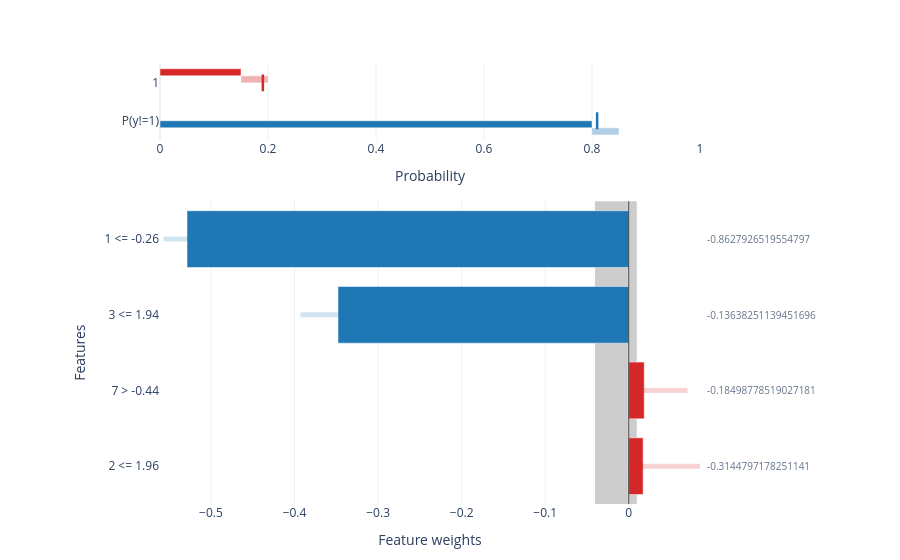

The notebook cell this image was saved under:
### Code cell
# CE's uncertainty=True maps to show_uncertainty=True inside this plugin
factual[0].plot(
    style="plotly.local.factual_bars",
    show=True,
    uncertainty=True,
);

### Figure 1 — Plotly figure (JSON) as saved in the notebook; plotly's stock layout.template omitted (floating-point values rounded to 4 significant figures)
{"data": [{"base": [0], "hovertemplate": "%{hovertext}<extra></extra>", "hovertext": ["1: 0.190476<br>Interval: [0.15, 0.2]"], "marker": {"color": "#d62728"}, "name": "solid: 1", "orientation": "h", "showlegend": false, "type": "bar", "x": [0.15], "xaxis": "x", "y": ["1"], "yaxis": "y"}, {"base": [0.15], "hoverinfo": "skip", "marker": {"color": "#d62728", "opacity": 0.35}, "name": "interval: 1", "orientation": "h", "showlegend": false, "type": "bar", "x": [0.05], "xaxis": "x", "y": ["1"], "yaxis": "y"}, {"hovertemplate": "%{hovertext}<extra></extra>", "hovertext": ["1: 0.190476<br>Interval: [0.15, 0.2]"], "marker": {"color": "#d62728", "line": {"color": "#d62728", "width": 2.5}, "size": 12, "symbol": "line-ns-open"}, "mode": "markers", "name": "marker: 1", "showlegend": false, "type": "scatter", "x": [0.1905], "xaxis": "x", "y": ["1"], "yaxis": "y"}, {"base": [0], "hovertemplate": "%{hovertext}<extra></extra>", "hovertext": ["P(y!=1): 0.809524<br>Interval: [0.8, 0.85]"], "marker": {"color": "#1f77b4"}, "name": "solid: P(y!=1)", "orientation": "h", "showlegend": false, "type": "bar", "x": [0.8], "xaxis": "x", "y": ["P(y!=1)"], "yaxis": "y"}, {"base": [0.8], "hoverinfo": "skip", "marker": {"color": "#1f77b4", "opacity": 0.35}, "name": "interval: P(y!=1)", "orientation": "h", "showlegend": false, "type": "bar", "x": [0.05], "xaxis": "x", "y": ["P(y!=1)"], "yaxis": "y"}, {"hovertemplate": "%{hovertext}<extra></extra>", "hovertext": ["P(y!=1): 0.809524<br>Interval: [0.8, 0.85]"], "marker": {"color": "#1f77b4", "line": {"color": "#1f77b4", "width": 2.5}, "size": 12, "symbol": "line-ns-open"}, "mode": "markers", "name": "marker: P(y!=1)", "showlegend": false, "type": "scatter", "x": [0.8095], "xaxis": "x", "y": ["P(y!=1)"], "yaxis": "y"}, {"hovertemplate": "%{hovertext}<extra></extra>", "hovertext": ["Rule: 1 <= -0.26<br>Feature: 1<br>Feature index: 1<br>Current value: -0.8627926519554797<br>Contribution: -0.528694<br>Contribution interval: [-0.556814, -0.512776]<br>Interval width: 0.0440379<br>Crosses zero: no<br>Prediction: 0.190476<br>Prediction interval: [0.15, 0.2]<br>Task: classification<br>Mode: classification", "Rule: 3 <= 1.94<br>Feature: 3<br>Feature index: 3<br>Current value: -0.13638251139451696<br>Contribution: -0.347985<br>Contribution interval: [-0.392857, -0.309524]<br>Interval width: 0.0833333<br>Crosses zero: no<br>Prediction: 0.190476<br>Prediction interval: [0.15, 0.2]<br>Task: classification<br>Mode: classification", "Rule: 7 > -0.44<br>Feature: 7<br>Feature index: 7<br>Current value: -0.18498778519027181<br>Contribution: +0.0184776<br>Contribution interval: [0.00768588, 0.0703008]<br>Interval width: 0.0626149<br>Crosses zero: no<br>Prediction: 0.190476<br>Prediction interval: [0.15, 0.2]<br>Task: classification<br>Mode: classification", "Rule: 2 <= 1.96<br>Feature: 2<br>Feature index: 2<br>Current value: -0.3144797178251141<br>Contribution: +0.0171668<br>Contribution interval: [0.002886, 0.085213]<br>Interval width: 0.082327<br>Crosses zero: no<br>Prediction: 0.190476<br>Prediction interval: [0.15, 0.2]<br>Task: classification<br>Mode: classification"], "marker": {"color": ["#1f77b4", "#1f77b4", "#d62728", "#d62728"]}, "name": "contribution", "orientation": "h", "type": "bar", "x": [-0.5287, -0.348, 0.01848, 0.01717], "xaxis": "x2", "y": ["1 <= -0.26", "3 <= 1.94", "7 > -0.44", "2 <= 1.96"], "yaxis": "y2"}, {"hoverinfo": "skip", "line": {"color": "rgba(31, 119, 180, 0.20)", "width": 5}, "mode": "lines", "name": "contribution interval", "showlegend": false, "type": "scatter", "x": [-0.5568, -0.5128, null, -0.3929, -0.3095, null], "xaxis": "x2", "y": ["1 <= -0.26", "1 <= -0.26", null, "3 <= 1.94", "3 <= 1.94", null], "yaxis": "y2"}, {"hoverinfo": "skip", "line": {"color": "rgba(214, 39, 40, 0.20)", "width": 5}, "mode": "lines", "name": "contribution interval", "showlegend": false, "type": "scatter", "x": [0.007686, 0.0703, null, 0.002886, 0.08521, null], "xaxis": "x2", "y": ["7 > -0.44", "7 > -0.44", null, "2 <= 1.96", "2 <= 1.96", null], "yaxis": "y2"}], "layout": {"annotations": [{"align": "left", "font": {"color": "#64748b", "size": 10}, "showarrow": false, "text": "-0.8627926519554797", "x": 1.01, "xanchor": "left", "xref": "paper", "y": "1 <= -0.26", "yref": "y2"}, {"align": "left", "font": {"color": "#64748b", "size": 10}, "showarrow": false, "text": "-0.13638251139451696", "x": 1.01, "xanchor": "left", "xref": "paper", "y": "3 <= 1.94", "yref": "y2"}, {"align": "left", "font": {"color": "#64748b", "size": 10}, "showarrow": false, "text": "-0.18498778519027181", "x": 1.01, "xanchor": "left", "xref": "paper", "y": "7 > -0.44", "yref": "y2"}, {"align": "left", "font": {"color": "#64748b", "size": 10}, "showarrow": false, "text": "-0.3144797178251141", "x": 1.01, "xanchor": "left", "xref": "paper", "y": "2 <= 1.96", "yref": "y2"}], "bargap": 0.25, "margin": {"b": 56, "l": 160, "r": 200, "t": 64}, "shapes": [{"fillcolor": "rgba(0,0,0,0.20)", "layer": "below", "line": {"width": 0}, "type": "rect", "x0": -0.04048, "x1": 0.009524, "xref": "x2", "y0": 0, "y1": 1, "yref": "y2 domain"}, {"line": {"color": "#333333", "width": 1}, "type": "line", "x0": 0, "x1": 0, "xref": "x2", "y0": 0, "y1": 1, "yref": "y2 domain"}], "showlegend": false, "title": {"text": ""}, "xaxis": {"anchor": "y", "domain": [0, 1], "range": [0, 1], "title": {"text": "Probability"}}, "xaxis2": {"anchor": "y2", "domain": [0, 1], "title": {"text": "Feature weights"}}, "yaxis": {"anchor": "x", "autorange": "reversed", "domain": [0.828, 1]}, "yaxis2": {"anchor": "x2", "autorange": "reversed", "domain": [0, 0.688], "title": {"text": "Features"}}}}
